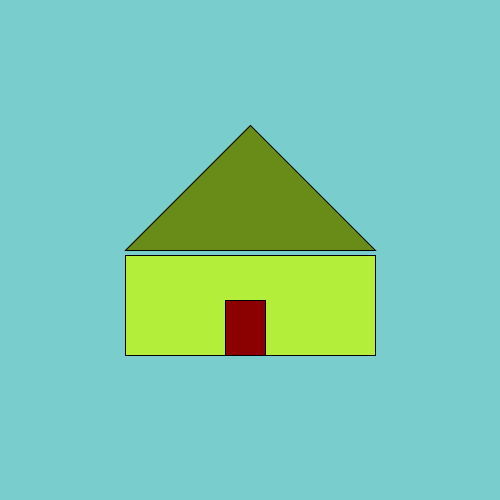
Frame 1 (no input)
Frame 60 (the mouse pressed at the canvas centre just before this capture): identical to frame 1, image omitted
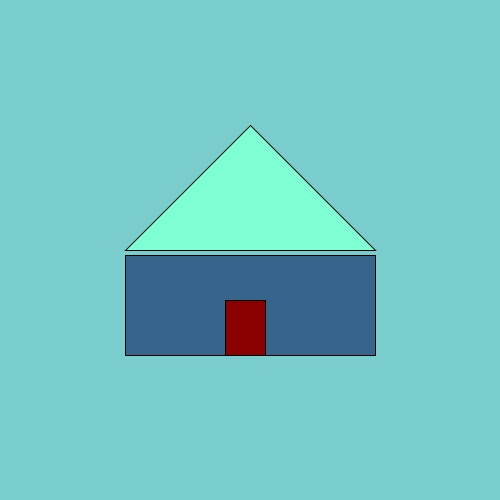
Frame 120 (the mouse held since frame 60 and released just before this capture)

The Processing sketch that drew these frames (run headless with seeded random() and noise(); from frame 60 on, the mouse is pressed at the canvas centre):

// Processing sketch: processing_32372
// ── processing_32372.pde

void setup() {
  size(500,500);
}

void draw() {
  println(mouseX);
   if (mouseX > 250) {
     background (105,139,24);
   } else  {
     background (121,205,205);
   }
 println(mouseX);
 if (mouseX < 250) {
   fill (105,139,24);
 } else {
   fill (127,255,212); 
 }
  triangle(125,250,250,125,375,250);  

 println(mouseX);
 if (mouseX< 250) {
   fill (178,238,58);
 } else {
   fill (54,100,139); 
 }
  rect(125,255,250,100);
  
fill(139,0,0);
rect(225,300,40,55);

}
